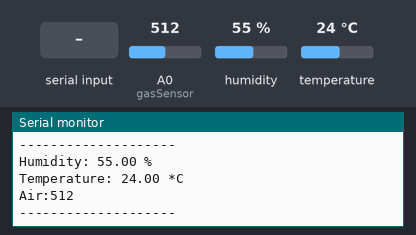
A sketch run on a simulated Arduino Uno, built with avr-gcc and run on an emulated ATmega328P. Parts: the last lines printed to the serial monitor. Wiring (inferred from the names in the program): DHT22 sensor: data pin 2. The inputs (shaded band) are chosen by the test bench; at power-on: humidity 55 %, A0 (gasSensor) = 512, temperature 24 °C.

Above: at 5.3 s.
5.4 s: "1" received over the second serial link
10.6 s: humidity set to 22 %
14.0 s: A0 (gasSensor) set to 716
At 16.7 s:
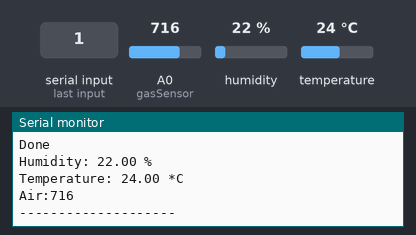
17.4 s: temperature set to 12 °C
At 19.5 s:
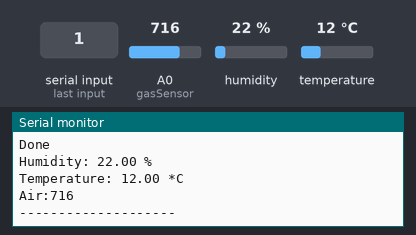
20.8 s: A0 (gasSensor) set to 900
At 23.9 s:
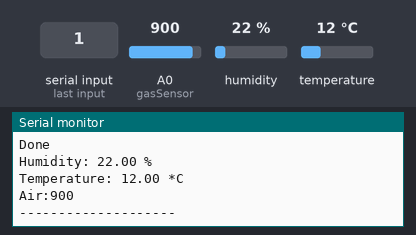
24.2 s: humidity set to 40 %
Timing chart, 0 to 27.2 s (numbered marks = the images above; inputs shaded):
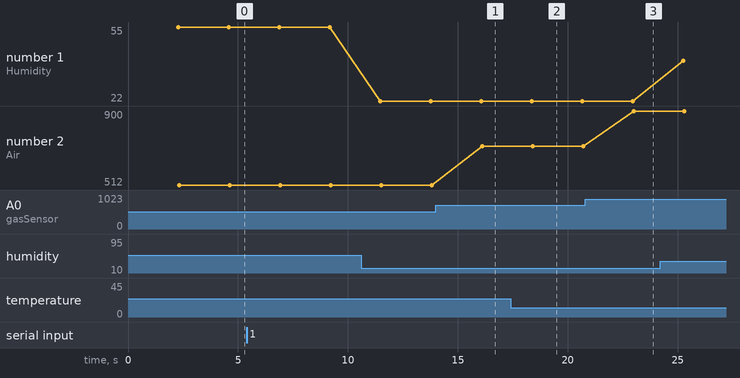

The sketch:

DHT22res.ino
```cpp
#include <SoftwareSerial.h>
#include "DHT.h"
#define DHTPIN 2     // what digital pin we're connected to
#define DHTTYPE DHT22
SoftwareSerial mySerial(7, 6);
DHT dht(DHTPIN, DHTTYPE);
int gasSensor = A0; // select input pin for gasSensor
int val = 0; // variable to store the value coming from the sensor
void setup() {
  Serial.begin(9600);
  dht.begin();
  mySerial.begin(9600);
  mySerial.println("Hello, world?");
}

void loop() {
  // Wait a few seconds between measurements.
  delay(2000);

  // Reading temperature or humidity takes about 250 milliseconds!
  // Sensor readings may also be up to 2 seconds 'old' (its a very slow sensor)
  float h = dht.readHumidity();
  // Read temperature as Celsius (the default)
  float t = dht.readTemperature();
  // Read temperature as Fahrenheit (isFahrenheit = true)
  float f = dht.readTemperature(true);
  val = analogRead(gasSensor); // read the value from the pot
  // Check if any reads failed and exit early (to try again).
  if (isnan(h) || isnan(t) || isnan(f)) {
    Serial.println("Failed to read from DHT sensor!");
    return;
  }

  // Compute heat index in Fahrenheit (the default)
  float hif = dht.computeHeatIndex(f, h);
  // Compute heat index in Celsius (isFahreheit = false)
  float hic = dht.computeHeatIndex(t, h, false);
  if(mySerial.available()){
   mySerial.println(t);
   Serial.println("Done");
  }
  Serial.print("Humidity: ");
  Serial.print(h);
  Serial.println(" %\t");
  Serial.print("Temperature: ");
  Serial.print(t);
  Serial.println(" *C ");
  Serial.print("Air:");
  Serial.println( val );
  Serial.println("--------------------");


}
```

Measured:
- after the input at 14.0 s, the serial monitor: prints a new line after 2.1 s (image 1)
- after the input at 17.4 s, the serial monitor: prints a new line after 0.99 s (image 2)
- after the input at 20.8 s, the serial monitor: prints a new line after 2.2 s (image 3)
- plotted number 1: 55 → 22 after the input at 10.6 s, 22 → 40 after the input at 24.2 s
- plotted number 2: 512 → 716 after the input at 14.0 s, 716 → 900 after the input at 20.8 s
